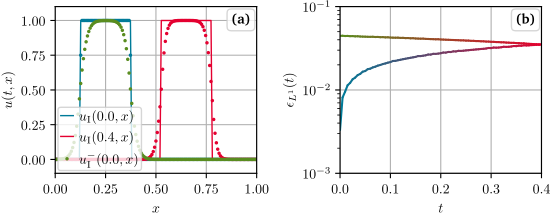

This chart was generated by the following Python code:
# -*- coding: utf-8 -*-
"""
Created on Mon Aug  7 15:49:41 2023

@author: Martin Jakob Steil
@brief: Plots of different solutions of the linear advection equation (lae)
"""

import sys, os
sys.path.append(os.path.join(os.path.dirname(__file__), '../../graphics/'))
from plot_utils import *

import numpy as np
import json

## ************ Data import and processing ************ ##

with open('lae_P1.json') as json_file:
    data = json.load(json_file)
    
with open('lae_P1_L1relError.json') as json_file:
    dataError = json.load(json_file)
    
## ************ Figure ************ ##

fig, ((ax00, ax01)) = plt.subplots(1, 2, sharey=False)
fig.subplots_adjust(hspace=0.025)  # adjust space between axes
# *------*------*
# | ax00 | ax01 |
# *------*------*

t0=min(data['ti'])
t1=max(data['ti'])
dt=t1-t0
cti=get_color_list(colors[0],colors[1],len(dataError['uforward'][0]))
ctiM=get_color_list(colors[2],colors[1],len(dataError['ubackward'][0]))

plot_styles={'linewidth': 1.,'linestyle':'-'}
point_styles={'linestyle': 'none','marker': '.','markersize': 3}
   

for i in range(2):
    ax00.plot(data['xi'],data['uitRef'][i],color=colors[i],label=data['labels'][i],**plot_styles)
    ax00.plot(data['xi'],data['uit'][i],color=colors[i],**point_styles)  
ax00.plot(data['xi'],data['uit'][2],color=colors[2],label=data['labels'][2],**point_styles)         
i=1
# ax01.plot(dataP2['xi'],dataP2['uitRef'][i],color=cP2[i],**plot_styles,label=dataP2['labels'][i])
# ax01.plot(dataP2['xi'],dataP2['uit'][i],color=cP2[i],**point_styles)   

segs=[]
for i in range(len(cti)-1):
    x1 = dataError['uforward'][0][i]
    y1 = dataError['uforward'][1][i]
    x2 = dataError['uforward'][0][i+1]
    y2 = dataError['uforward'][1][i+1]
    segs.append(((x1, y1), (x2, y2)))

ln_coll = matplotlib.collections.LineCollection(segs,colors=cti, linestyle='solid', capstyle='round')
ax01.add_collection(ln_coll)

segs=[]
for i in range(len(ctiM)-1):
    x1 = dataError['ubackward'][0][i]
    y1 = dataError['ubackward'][1][i]
    x2 = dataError['ubackward'][0][i+1]
    y2 = dataError['ubackward'][1][i+1]
    segs.append(((x1, y1), (x2, y2)))

ln_coll = matplotlib.collections.LineCollection(segs,colors=ctiM,linewidth=1.5, linestyle='solid', capstyle='round')
ax01.add_collection(ln_coll)

ax00.set_ylabel("$u(t,x)$")
ax00.set_ylim(-0.1,1.1)
ax00.set_xlabel("$x$")
ax00.set_xlim(0,1)

ax01.set_xlabel("$t$")
ax01.set_xlim(0,0.4)
ax01.set_ylabel("$\\epsilon_{L^1}(t)$")
ax01.set_yscale("log")
ax01.set_ylim(1E-3,1E-1)

ax00.legend(numpoints=1,loc='lower left')
ax00.text(0.97, 0.88, '\\textbf{(a)}',
          horizontalalignment='right', verticalalignment='bottom', transform=ax00.transAxes,
          bbox=end_box_style)

ax01.text(0.97, 0.88, '\\textbf{(b)}',
          horizontalalignment='right', verticalalignment='bottom', transform=ax01.transAxes,
          bbox=end_box_style)

# Export
set_height_twoCol(fig, height=5.5)

save_plot(fig, 'lae_P1.pdf')
